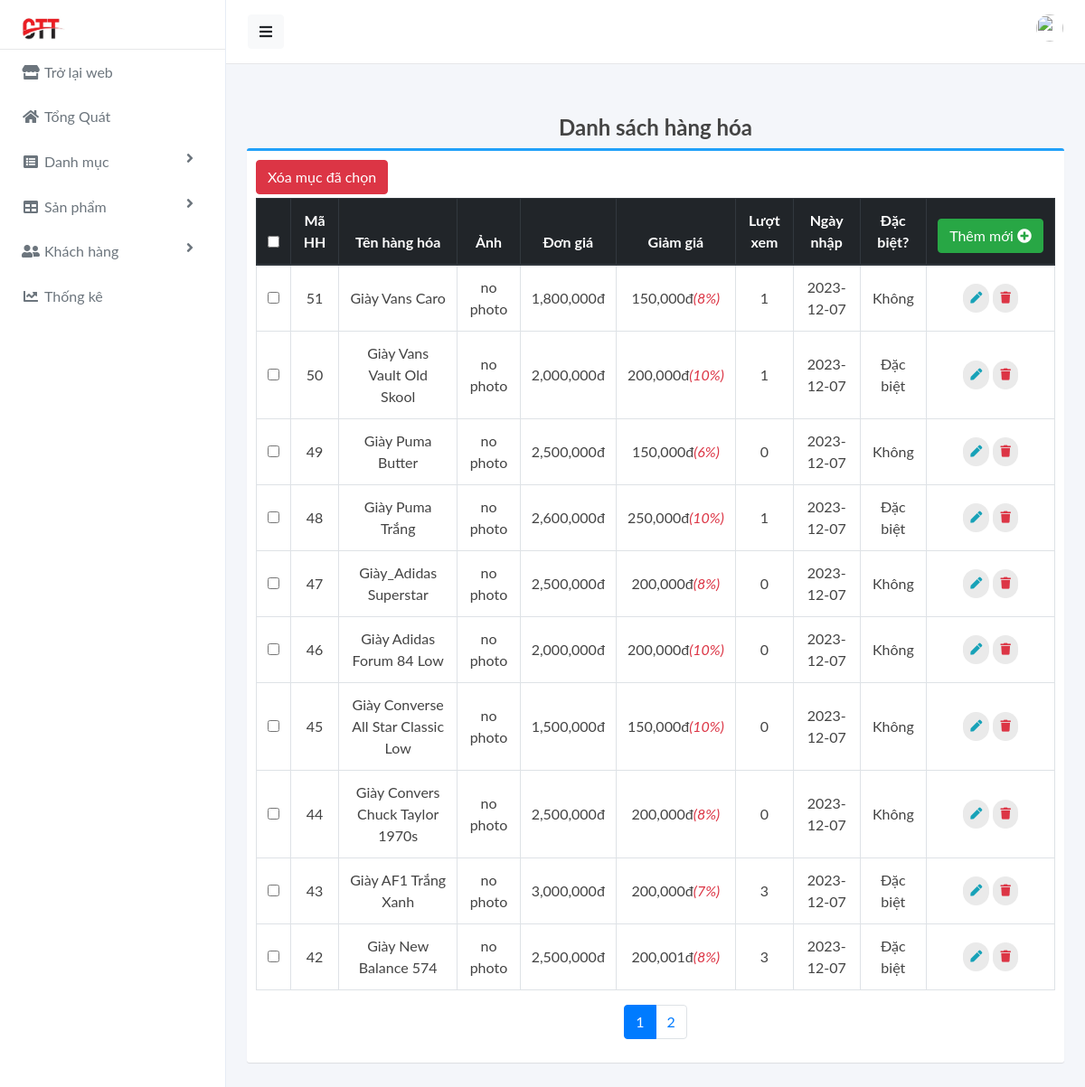
The page /admin/hang-hoa/index.php?btn_list (signed in) on the database its author committed.
### tables this page shows
CREATE TABLE `hang_hoa` (
  `ma_hh` int(11) NOT NULL,
  `ten_hh` varchar(50) NOT NULL,
  `don_gia` int(11) NOT NULL,
  `giam_gia` int(11) DEFAULT 0,
  `hinh` varchar(50) NOT NULL,
  `ngay_nhap` date DEFAULT NULL,
  `mo_ta` text NOT NULL,
  `dac_biet` int(1) NOT NULL DEFAULT 0,
  `so_luot_xem` int(11) NOT NULL DEFAULT 0,
  `ma_loai` int(11) NOT NULL
);

### admin/hang-hoa/index.php (called while the page is built, shortened)
<?php
require_once "../../dao/pdo.php";
require_once "../../dao/hang-hoa.php";
require "../../global.php";
extract($_REQUEST);
if (exist_param("btn_list")) {
    $items = hang_hoa_select_page('ma_hh', 10);
} else if (exist_param("btn_insert")) {
    $ten_hh = $_POST['ten_hh'];
    $don_gia = $_POST['don_gia'];
    $giam_gia = $_POST['giam_gia'];
    $ma_loai = $_POST['ma_loai'];
    $dac_biet = $_POST['dac_biet'];
    $so_luot_xem = $_POST['so_luot_xem'];
    $mo_ta = $_POST['mo_ta'];
    $ngay_nhap = $_POST['ngay_nhap'];
    $hinh = save_file('hinh', "$UPLOAD_URL/products/");
    hang_hoa_insert($ten_hh, $don_gia, $giam_gia, $hinh, $ma_loai, $dac_biet, $so_luot_xem, $ngay_nhap, $mo_ta);
    $items = hang_hoa_select_page('ma_hh', 10);
    $VIEW_NAME = "list.php";
} else if (exist_param("btn_edit")) {
    $ma_hh = $_REQUEST['ma_hh'];
    $hang_hoa_info = hang_hoa_select_by_id($ma_hh);
    extract($hang_hoa_info);
    $loai_hang = loai_select_all('ASC');
    $VIEW_NAME = "edit.php";
} else if (exist_param("btn_delete")) {
    $ma_hh = $_REQUEST['ma_hh'];
    hang_hoa_delete($ma_hh);
    $items = hang_hoa_select_page('ma_hh', 10);
    $VIEW_NAME = "list.php";
} else if (exist_param("btn_delete_all")) {
    try {
        $arr_ma_hh = $_POST['ma_hh'];
        hang_hoa_delete($arr_ma_hh);
        $MESSAGE = "Xóa thành công!";
    } catch (Exception $exc) {
        $MESSAGE = "Xóa thất bại!";
    }
    $items = hang_hoa_select_page('ma_hh', 10);
    $VIEW_NAME = "list.php";
} else if (exist_param("btn_update")) {
    $ten_hh = $_POST['ten_hh'];
    $don_gia = $_POST['don_gia'];
    $giam_gia = $_POST['giam_gia'];
    $ma_loai = $_POST['ma_loai'];
    $dac_biet = $_POST['dac_biet'];
    $so_luot_xem = $_POST['so_luot_xem'];
    $mo_ta = $_POST['mo_ta'];
    $ngay_nhap = $_POST['ngay_nhap'];
    $up_hinh = save_file("up_hinh", "$UPLOAD_URL/products/");
    $hinh = strlen($up_hinh) > 0 ? $up_hinh : $hinh;
    hang_hoa_update($ma_hh, $ten_hh, $don_gia, $giam_gia, $hinh, $ma_loai, $dac_biet, $so_luot_xem, $ngay_nhap, $mo_ta);
    $items = hang_hoa_select_page('ma_hh', 10);
    $VIEW_NAME = "list.php";
} else {
    $loai_hang = loai_select_all('ASC');
    $VIEW_NAME = "add.php";
}
require "../layout.php";
?>

### dao/pdo.php (called while the page is built, shortened)
<?php
function pdo_get_connection()
{
    $dburl = "mysql:host=localhost;dbname=duanmot;charset=utf8";
    $username = 'root';
    $password = '';
    $conn = new PDO($dburl, $username, $password);
    $conn->setAttribute(PDO::ATTR_ERRMODE, PDO::ERRMODE_EXCEPTION);
    return $conn;
}
function pdo_query($sql)
{
    $sql_args = array_slice(func_get_args(), 1);
    try {
        $conn = pdo_get_connection();
        $stmt = $conn->prepare($sql);
        $stmt->execute($sql_args);
        $rows = $stmt->fetchAll();
        return $rows;
    } catch (PDOException $e) {
        throw $e;
    } finally {
        unset($conn);
    }
}

### dao/hang-hoa.php (called while the page is built, shortened)
<?php
require_once 'pdo.php';
function hang_hoa_select_page($order, $limit)
{
    $begin = ($_SESSION['page'] - 1) * $limit;
    $sql = "SELECT * FROM hang_hoa ORDER BY $order DESC LIMIT $begin,$limit";
    return pdo_query($sql);
}

### global.php (called while the page is built, shortened)
<?php
$UPLOAD_URL = "../../uploaded";

### admin/hang-hoa/list.php (the view, shortened to what this page needs)
<div class="container">
    <div class="page-title">
        <h4 class="mt-5 font-weight-bold text-center">Danh sách hàng hóa</h4>
    </div>
    <div class="box box-primary">
        <div class="box-body">
            <form action="?btn_delete_all" method="post" class="table-responsive">
                <button type="submit" class="btn btn-danger mb-1" id="deleteAll" onclick="return checkDelete()">
                    Xóa mục đã chọn</button>
                <table width="100%" class="table table-hover table-bordered text-center">
                    <thead class="thead-dark">
                        <tr>
                            <th><input type="checkbox" id="select-all"></th>
                            <th>Mã HH</th>
                            <th>Tên hàng hóa</th>
                            <th>Ảnh</th>
                            <th>Đơn giá</th>
                            <th>Giảm giá</th>
                            <th>Lượt xem</th>
                            <th>Ngày nhập</th>
                            <th>Đặc biệt?</th>
                            <th><a href="index.php" class="btn btn-success text-white">Thêm mới
                                    <i class="fas fa-plus-circle"></i></a></th>
                        </tr>
                    </thead>
                    <tbody>
                        <?php
                        foreach ($items as $item) {
                            extract($item);
                            $suahh = "index.php?btn_edit&ma_hh=" . $ma_hh;
                            $xoahh = "index.php?btn_delete&ma_hh=" . $ma_hh;
                            $img_path = $UPLOAD_URL . '/products/' . $hinh;
                            if (is_file($img_path)) {
                                $img = "<img src='$img_path' height='60' width='60' class='object-fit-contain'>";
                            } else {
                                $img = "no photo";
                            }
                            if ($don_gia > 0) {
                                $percent_discount = number_format($giam_gia / $don_gia * 100);
                            }
                        ?>
                        <tr>
                            <td><input type="checkbox" name="ma_hh[]" value="<?= $ma_hh ?>"></td>
                            <td><?= $ma_hh ?></td>
                            <td><?= $ten_hh ?></td>
                            <td><?= $img ?></td>
                            <td><?= number_format($don_gia, 0) ?>đ</td>
                            <td><?= number_format($giam_gia, 0) ?>đ<i
                                    class="text-danger">(<?= isset($percent_discount) ? $percent_discount : '' ?>%)</i>
                            </td>
                            <td><?= $so_luot_xem ?></td>
                            <td><?= $ngay_nhap ?></td>
                            <td><?= ($dac_biet == 1) ? "Đặc biệt" : "Không"; ?></td>
                            <td class="text-end">
                                <a href="<?= $suahh ?>" class="btn btn-outline-info btn-rounded"><i
                                        class="fas fa-pen"></i></a>
                                <a href="<?= $xoahh ?>" class="btn btn-outline-danger btn-rounded"
                                    onclick="return checkDelete()"><i class="fas fa-trash"></i></a>
                            </td>
                        </tr>
                        <?php
                        }
                        ?>
                    </tbody>
                </table>
                <div class="mt-3" width="100%">
                    <ul class="pagination justify-content-center">
                        <?php for ($i = 1; $i <= $_SESSION['total_page']; $i++) { ?>
                        <li class="page-item <?= $_SESSION['page'] == $i ? 'active' : '' ?>">
                            <a class="page-link" href="?btn_list&page=<?= $i ?>"><?= $i ?></a>
                        </li>
                        <?php } ?>
                    </ul>
                </div>
            </form>
        </div>
    </div>
</div>

### content/css/dashboard.css (style rules this page uses)
body, h1, .h1, h2, .h2, h3, .h3, h4, .h4, h5, .h5, h6, .h6, p, a, td { -moz-osx-font-smoothing: grayscale; -webkit-font-smoothing: antialiased; }
body { width: 100%; height: 100%; background: #f4f6fa; font-family: 'Lato', 'Helvetica Neue', Arial, Helvetica, sans-serif; font-size: 1rem; color: #444; }
.page-title { margin: 0; font-size: 1.5rem; line-height: 1.5555556; }
.box { position: relative; border-radius: 3px; background: #ffffff; border-top: 3px solid #d2d6de; margin-bottom: 20px; width: 100%; box-shadow: 0 1px 1px rgba(0, 0, 0, 0.1); }
.box-body { border-top-left-radius: 0; border-top-right-radius: 0; border-bottom-right-radius: 3px; border-bottom-left-radius: 3px; padding: 10px; }
.box-primary { border-top-color: #22a1f9; }
.btn-rounded { border-radius: 10em; padding: 6px 8px; font-size: small; text-transform: none; text-shadow: none !important; background: #eaeaea; border-color: transparent; border: none; }
a, a:hover, a:focus { color: inherit; text-decoration: none; transition: all 0.3s; }
.table td, .table th { vertical-align: middle; }

### rows shown on the page
hang_hoa: ma_hh "51", ten_hh "Giày Vans Caro", hinh "no photo", don_gia "1,800,000", giam_gia "150,000", percent_discount "8", so_luot_xem "1", ngay_nhap "2023-12-07", dac_biet "Không"
hang_hoa: ma_hh "50", ten_hh "Giày Vans Vault Old Skool", hinh "no photo", don_gia "2,000,000", giam_gia "200,000", percent_discount "10", so_luot_xem "1", ngay_nhap "2023-12-07", dac_biet "Đặc biệt"
hang_hoa: ma_hh "49", ten_hh "Giày Puma Butter", hinh "no photo", don_gia "2,500,000", giam_gia "150,000", percent_discount "6", so_luot_xem "0", ngay_nhap "2023-12-07", dac_biet "Không"
hang_hoa: ma_hh "48", ten_hh "Giày Puma Trắng", hinh "no photo", don_gia "2,600,000", giam_gia "250,000", percent_discount "10", so_luot_xem "1", ngay_nhap "2023-12-07", dac_biet "Đặc biệt"
hang_hoa: ma_hh "47", ten_hh "Giày_Adidas Superstar", hinh "no photo", don_gia "2,500,000", giam_gia "200,000", percent_discount "8", so_luot_xem "0", ngay_nhap "2023-12-07", dac_biet "Không"
hang_hoa: ma_hh "46", ten_hh "Giày Adidas Forum 84 Low", hinh "no photo", don_gia "2,000,000", giam_gia "200,000", percent_discount "10", so_luot_xem "0", ngay_nhap "2023-12-07", dac_biet "Không"
hang_hoa: ma_hh "45", ten_hh "Giày Converse All Star Classic Low", hinh "no photo", don_gia "1,500,000", giam_gia "150,000", percent_discount "10", so_luot_xem "0", ngay_nhap "2023-12-07", dac_biet "Không"
hang_hoa: ma_hh "44", ten_hh "Giày Convers Chuck Taylor 1970s", hinh "no photo", don_gia "2,500,000", giam_gia "200,000", percent_discount "8", so_luot_xem "0", ngay_nhap "2023-12-07", dac_biet "Không"
hang_hoa: ma_hh "43", ten_hh "Giày AF1 Trắng Xanh", hinh "no photo", don_gia "3,000,000", giam_gia "200,000", percent_discount "7", so_luot_xem "3", ngay_nhap "2023-12-07", dac_biet "Đặc biệt"
hang_hoa: ma_hh "42", ten_hh "Giày New Balance 574", hinh "no photo", don_gia "2,500,000", giam_gia "200,001", percent_discount "8", so_luot_xem "3", ngay_nhap "2023-12-07", dac_biet "Đặc biệt"
